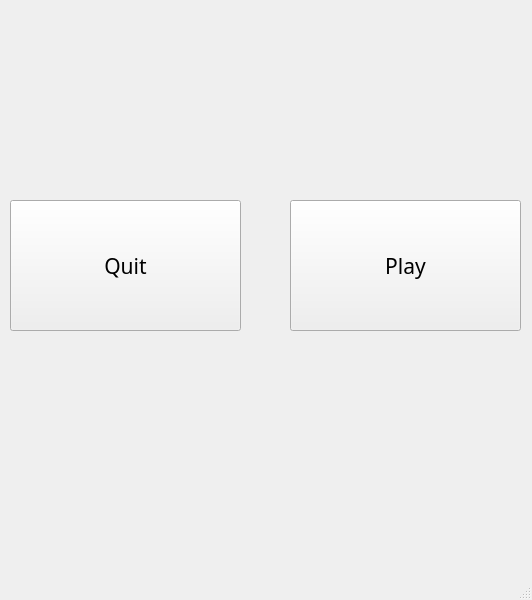
<?xml version="1.0" encoding="UTF-8"?>
<ui version="4.0">
 <class>Menu</class>
 <widget class="QMainWindow" name="Menu">
  <property name="geometry">
   <rect>
    <x>0</x>
    <y>0</y>
    <width>532</width>
    <height>600</height>
   </rect>
  </property>
  <property name="windowTitle">
   <string>Menu</string>
  </property>
  <widget class="QWidget" name="centralwidget">
   <widget class="QPushButton" name="PlayButton">
    <property name="geometry">
     <rect>
      <x>290</x>
      <y>200</y>
      <width>231</width>
      <height>131</height>
     </rect>
    </property>
    <property name="font">
     <font>
      <family>Algerian</family>
      <pointsize>16</pointsize>
     </font>
    </property>
    <property name="text">
     <string>Play</string>
    </property>
   </widget>
   <widget class="QPushButton" name="QuitButton">
    <property name="geometry">
     <rect>
      <x>10</x>
      <y>200</y>
      <width>231</width>
      <height>131</height>
     </rect>
    </property>
    <property name="font">
     <font>
      <family>Algerian</family>
      <pointsize>16</pointsize>
     </font>
    </property>
    <property name="text">
     <string>Quit</string>
    </property>
   </widget>
  </widget>
  <widget class="QMenuBar" name="menubar">
   <property name="geometry">
    <rect>
     <x>0</x>
     <y>0</y>
     <width>532</width>
     <height>25</height>
    </rect>
   </property>
  </widget>
  <widget class="QStatusBar" name="statusbar"/>
 </widget>
 <resources/>
 <connections/>
</ui>
